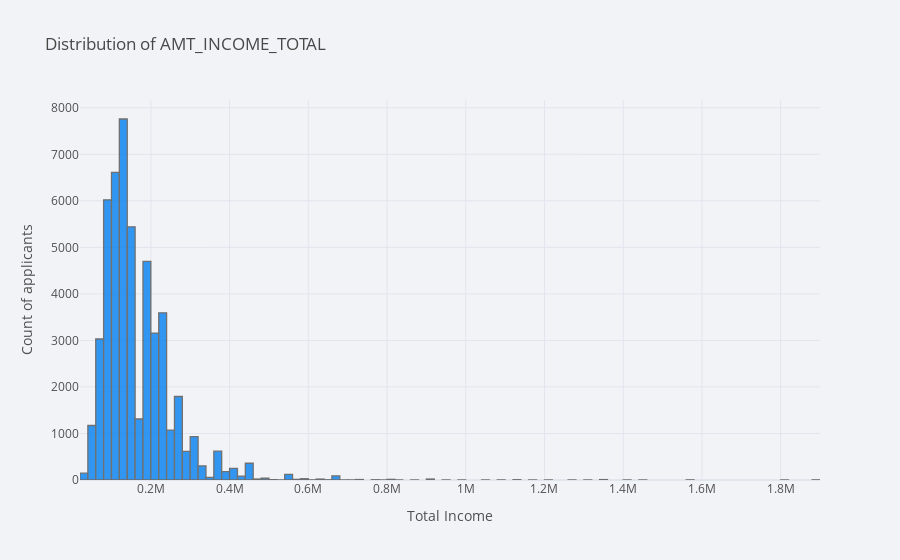

Source (notebook cell):
### Code cell
#!pip install chart_studio


cf.set_config_file(theme='polar')

normalised_home_loan[normalised_home_loan['AMT_INCOME_TOTAL'] < 2000000]['AMT_INCOME_TOTAL'].iplot(kind='histogram', bins=100,
   xTitle = 'Total Income', yTitle ='Count of applicants',
             title='Distribution of AMT_INCOME_TOTAL')

### Figure 1 — Plotly figure (JSON) as saved in the notebook; plotly's stock layout.template omitted (floating-point values rounded to 4 significant figures; data arrays with more than 128 entries replaced by an {"elided": "..."} marker saying what was removed)
{"data": [{"histfunc": "count", "histnorm": "", "marker": {"color": "rgba(0, 128, 240, 1.0)", "line": {"color": "#505050", "width": 1.3}}, "name": "AMT_INCOME_TOTAL", "nbinsx": 100, "opacity": 0.8, "orientation": "v", "type": "histogram", "x": {"elided": "49644 float values"}}], "layout": {"barmode": "overlay", "legend": {"bgcolor": "#F2F3F7", "font": {"color": "#505050"}}, "paper_bgcolor": "#F2F3F7", "plot_bgcolor": "#F2F3F7", "title": {"font": {"color": "#484848"}, "text": "Distribution of AMT_INCOME_TOTAL"}, "xaxis": {"gridcolor": "#E1E5ED", "showgrid": true, "tickfont": {"color": "#505050"}, "title": {"font": {"color": "#505050"}, "text": "Total Income"}, "zerolinecolor": "#E1E5ED"}, "yaxis": {"gridcolor": "#E1E5ED", "showgrid": true, "tickfont": {"color": "#505050"}, "title": {"font": {"color": "#505050"}, "text": "Count of applicants"}, "zerolinecolor": "#E1E5ED"}}}
